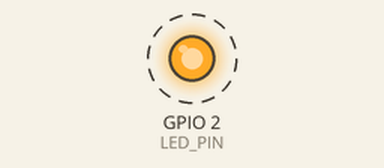
A sketch run on a simulated ESP32. Shown: output pins drawn as LEDs (lit = HIGH). Dashed ring = blinking. WiFi joins after 1.5 s; servers stay silent unless stated; what the sketch prints to the serial monitor is not drawn.

Above: at 3.0 s.
Timing chart, 0 to 7.1 s (numbered marks = the images above):
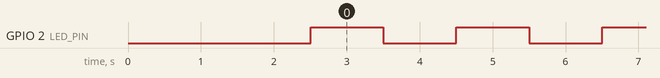

Measured:
- by itself, GPIO 2 (LED_PIN): alternates HIGH for 1.0 s and LOW for 1.0 s

The sketch:

arduino-base.ino
```cpp
#include <WiFi.h>
#include "config.h"

void setup() {
  Serial.begin(115200);
  delay(1000);
  Serial.println("Hello from Grimox");

  pinMode(LED_PIN, OUTPUT);

  WiFi.begin(WIFI_SSID, WIFI_PASSWORD);
  Serial.print("Connecting to WiFi");
  while (WiFi.status() != WL_CONNECTED) {
    delay(500);
    Serial.print(".");
  }
  Serial.println();
  Serial.print("Connected! IP: ");
  Serial.println(WiFi.localIP());
}

void loop() {
  digitalWrite(LED_PIN, HIGH);
  delay(1000);
  digitalWrite(LED_PIN, LOW);
  delay(1000);
}
```

config.h
```cpp
#ifndef CONFIG_H
#define CONFIG_H

#define WIFI_SSID     "your-ssid"
#define WIFI_PASSWORD "your-password"
#define LED_PIN       2

#endif
```
